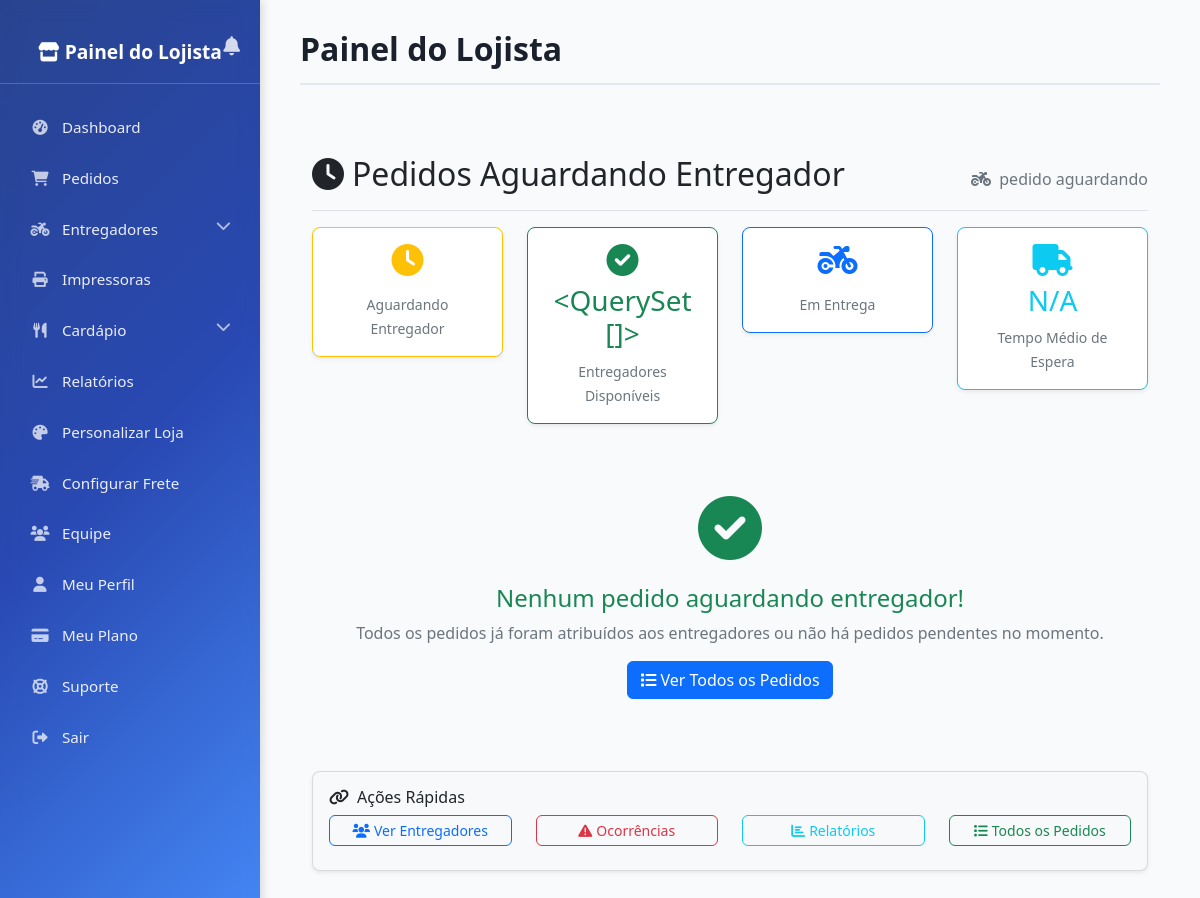
The page /admin-loja/entregadores/pedidos-aguardando/ (signed in) on the database as committed earlier.
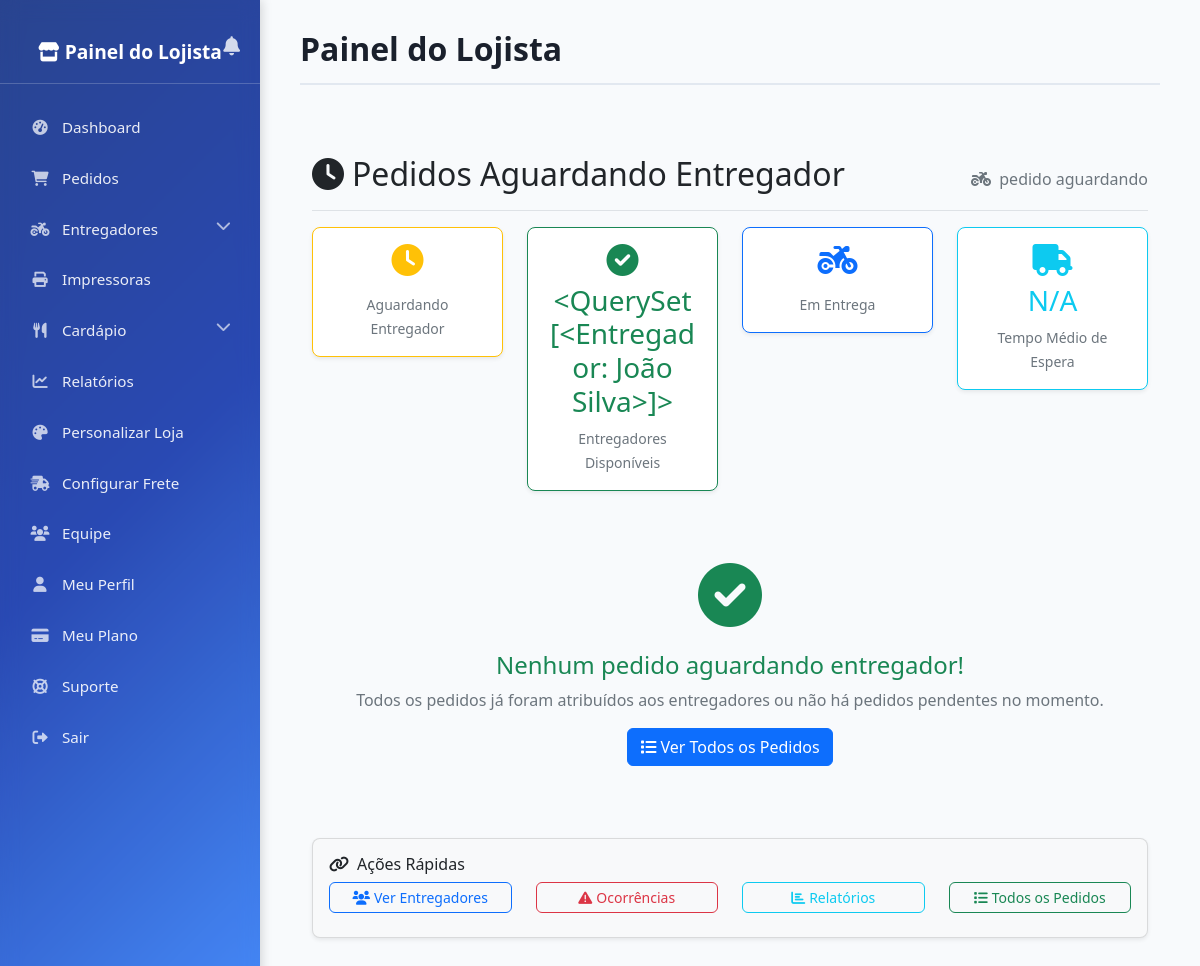
The same page on the database as committed later.
### core/models.py (models this page shows, shortened)
class Entregador(models.Model):
    usuario = models.OneToOneField(Usuario, on_delete=models.CASCADE)
    nome = models.CharField(max_length=100)
    telefone = models.CharField(max_length=20)
    cnh = models.CharField(max_length=20, blank=True, help_text="Número da CNH")
    veiculo = models.CharField(max_length=50, blank=True, help_text="Ex: Moto Honda CG 160")
    dados_bancarios = models.CharField(max_length=100, blank=True, help_text="Dados para pagamento")
    disponivel = models.BooleanField(default=True, help_text="Disponível para receber pedidos")
    em_pausa = models.BooleanField(default=False, help_text="Em pausa temporária")
    nota_media = models.FloatField(default=0, help_text="Média das avaliações")
    total_avaliacoes = models.PositiveIntegerField(default=0)
    total_entregas = models.PositiveIntegerField(default=0)
    created_at = models.DateTimeField(auto_now_add=True)
    updated_at = models.DateTimeField(auto_now=True)
    class Meta:
        db_table = 'entregadores'
        verbose_name = 'Entregador'
        verbose_name_plural = 'Entregadores'
    def __str__(self):
        return self.nome

### admin_loja/views_entregadores.py (the view)
# urls.py: path('entregadores/pedidos-aguardando/', views_entregadores.pedidos_aguardando_entregador, name='pedidos_aguardando_entregador'),
@admin_loja_required
def pedidos_aguardando_entregador(request):
    pedidos = Pedido.objects.filter(
        status='aguardando_entregador',
        tipo_entrega='delivery'
    ).select_related('restaurante').order_by('-created_at')
    entregadores_disponiveis = Entregador.objects.filter(
        disponivel=True,
        em_pausa=False
    ).order_by('-nota_media', 'nome')
    paginator = Paginator(pedidos, 20)
    page_number = request.GET.get('page')
    page_obj = paginator.get_page(page_number)
    context = {
        'page_obj': page_obj,
        'entregadores_disponiveis': entregadores_disponiveis,
        'total_pedidos': paginator.count,
    }
    return render(request, 'admin_loja/pedidos_aguardando_entregador.html', context)

### admin_loja/context_processors.py (called while the page is built)
def painel_permissoes(request):
    user = request.user
    if not user.is_authenticated:
        return {
            'is_lojista': False,
            'is_gerente': False,
            'is_atendente': False,
        }
    is_lojista = getattr(user, 'tipo_usuario', None) == 'lojista'
    is_gerente = getattr(user, 'tipo_usuario', None) == 'gerente'
    is_atendente = user.groups.filter(name='Atendente').exists()
    return {
        'is_lojista': is_lojista,
        'is_gerente': is_gerente,
        'is_atendente': is_atendente,
    }

### admin_loja/utils.py (called while the page is built)
def painel_loja_required(view_func):
    def check_user(user):
        return (
            getattr(user, 'tipo_usuario', None) in ['lojista', 'gerente']
            or user.groups.filter(name='Atendente').exists()
        )
    return user_passes_test(check_user, login_url='login')(view_func)

### admin_loja/templates/admin_loja/pedidos_aguardando_entregador.html (shortened to what the changed rows need)
{% extends 'admin_loja/base_admin_loja.html' %}
{% block content %}
<div class="container-fluid py-4">
    <div class="d-flex justify-content-between flex-wrap flex-md-nowrap align-items-center pt-3 pb-2 mb-3 border-bottom">
        <h1 class="h2">
            <i class="fas fa-clock me-2"></i>Pedidos Aguardando Entregador
        </h1>
    </div>
    <div class="row mb-4">
        <div class="col-md-3">
            <div class="card text-center border-success">
                <div class="card-body">
                    <i class="fas fa-check-circle text-success fa-2x mb-2"></i>
                    <h3 class="text-success">{{ entregadores_disponiveis }}</h3>
                    <small class="text-muted">Entregadores Disponíveis</small>
                </div>
            </div>
        </div>
    </div>
</div>
{% endblock %}

Rows that differ between the two databases and show on the page:
added Entregador: nome "<QuerySet [<Entregador: João Silva>]>"
Other text that changed with them:
{{ entregadores_disponiveis }}: "<QuerySet []>" → (not shown)
